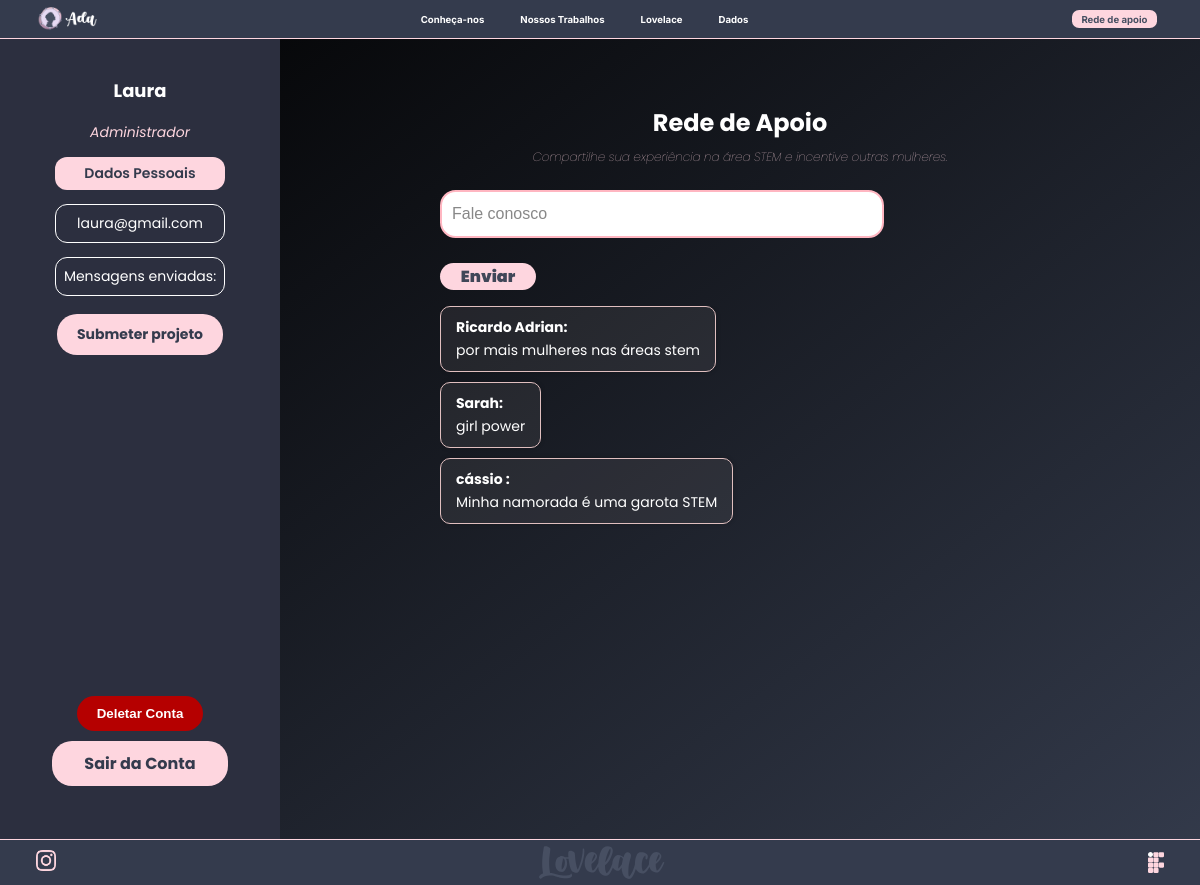
The page /user/rede_apoio (signed in) on the database as committed earlier.
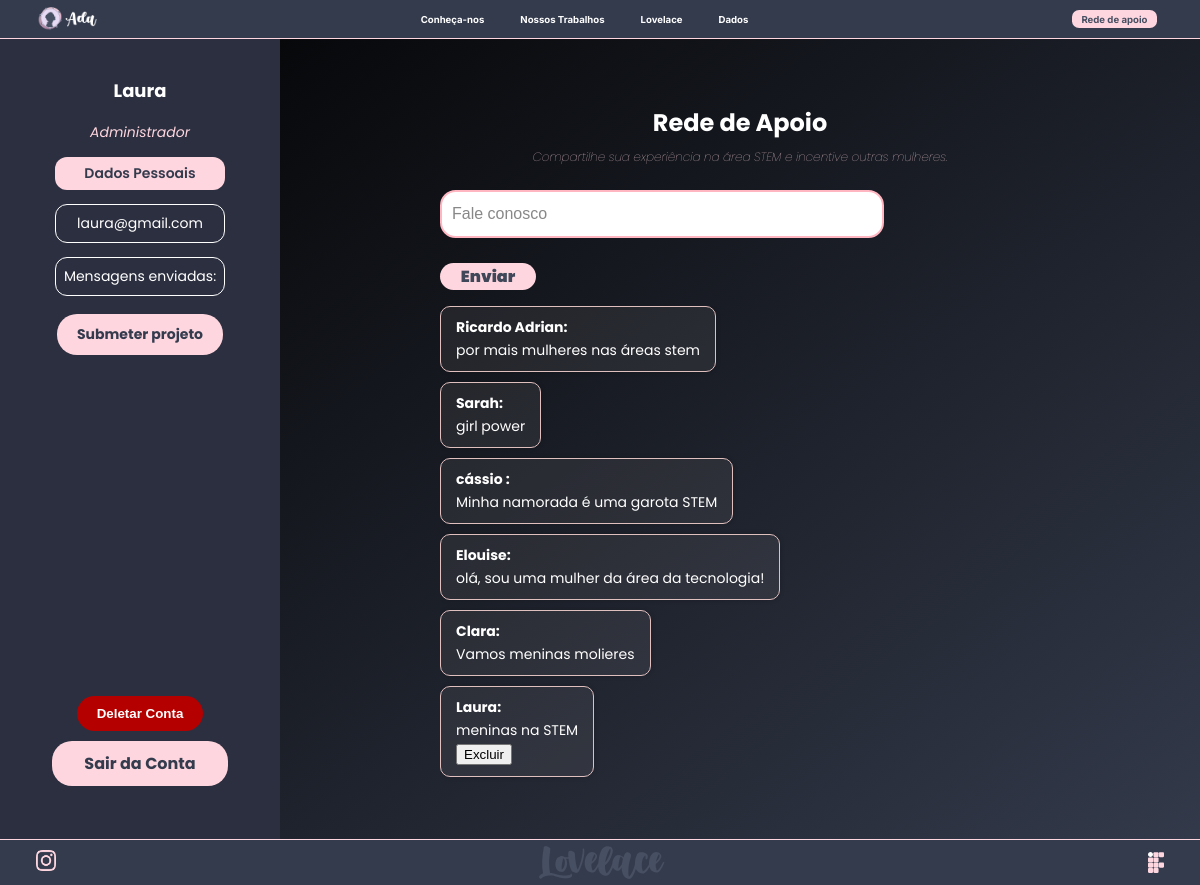
The same page on the database as committed later.
### app/models/usuario.py (models this page shows, shortened)
class User(db.Model, UserMixin):
   __tablename__="users"
   id = db.Column(db.Integer, primary_key=True, nullable=False, unique=True)
   name = db.Column(db.String(100), nullable=False)
   email = db.Column(db.String(100), nullable=False, unique=True, name='email')
   senha = db.Column(db.String(100), nullable=False)
   is_admin = db.Column(db.Boolean, default=False)

### app/models/mensagens.py (models this page shows, shortened)
class Mensagens(db.Model, UserMixin):
    __tablename__ = "mensagens"
    id = db.Column(db.Integer, primary_key=True, nullable=False, unique=True)
    mensagem = db.Column(db.String(500), nullable=False)
    user_id = db.Column(db.Integer, db.ForeignKey('users.id', name='fk_mensagens_user_id'), nullable=True)  # Definir um nome para a restrição de chave estrangeira
    user = db.relationship('User', backref=db.backref('mensagens', lazy=True))

### app/controllers/user.py (the view)
@user_bp.route('/rede_apoio')
@login_required
def rede_apoio():
    mensagens = Mensagens.query.options(joinedload(Mensagens.user)).all()
    return render_template('rede_de_apoio.html', mensagens=mensagens)

### app/templates/rede_de_apoio.html (shortened to what this page needs)
{% extends 'base.html' %}
{% block conteudo %}
<section class="pag_rede_apoio">
    <aside class="sidebar_rda">
        <div>
            <div class="perfil_usuario">
                <p class="nome_usuario">{{current_user.name}}</p>
                {% if current_user.is_admin %}
                    <p class="cargo_usuario">Administrador</p>
                {% endif %}
            </div>
            <div class="dados_pessoais">
                <h3>Dados Pessoais</h3>
                <p class="info_pessoal">{{ current_user.email }}</p>
                <p class="info_pessoal">Mensagens enviadas: {{ current_user.message_count }}</p>
                {% if current_user.is_authenticated and current_user.is_admin %}
                <a href="{{ url_for('form_adm') }}" class="botao_submeter">Submeter projeto</a>
                {% endif %}
            </div>
            <div class="botoes_sair_deletar">
                <form action="{{ url_for('user.delete_user') }}" method="post">
                    <button type="submit" class="botao_deletar" onclick="return confirm('Tem certeza que deseja excluir sua conta?')">
                        Deletar Conta
                    </button>
                </form>
                <a class="nav-link" href="{{ url_for('user.logoff') }}">Sair da Conta</a>
            </div>
        </div>
    </aside>
    <section>
        <div class="titulogeral">
            <h1 class="titulo">Rede de Apoio</h1>
            <p class="subtitulo">Compartilhe sua experiência na área STEM e incentive outras mulheres.</p>
        </div>
        <div class="containerrda">
            <div class="formrededeapoio">
                <form action="{{ url_for('user.mensagens') }}" method="post">
                    <div>
                        <input class="textboxinput" type="text" id="mensagens" name="mensagens" placeholder="Fale conosco"><br>
                    </div>
                    <div>
                        <button class="botaorede" type="submit">Enviar</button>
                    </div>
                </form>
            </div>
            <ul class="messagecard">
                {% for i in mensagens %}
                    <li class="cardrede">
                        <div class="cardcontent">
                            <h4 class="cardusername">{{ i.user.name if i.user and i.user.name else 'Usuário desconhecido' }}:</h4>
                            <p class="cardusertext">{{ i.mensagem }}</p>
                            {% if i.user_id == current_user.id %}
                                <form action="{{ url_for('user.delete_mensagem', mensagem_id=i.id) }}" method="post">
                                    <button type="submit" onclick="return confirm('Tem certeza que deseja excluir esta mensagem?')">Excluir</button>
                                </form>
                            {% endif %}
                        </div>
                    </li>
                {% endfor %}
            </ul>
        </div>
    </section>
{% endblock %}

### app/templates/base.html (shortened to what this page needs)
<!DOCTYPE html>
<html lang="en">
<head>
    <link rel="stylesheet" href="/static/css/style.css">
</head>
<body>
    <header>
        <div class="logo_ada">
            <a href="{{url_for('index')}}"><img src="/static/img/logo_ada.png" alt=""></a>
        </div>
        <nav class="navbar">
            <ul>
                <li><a href="{{url_for('conheca')}}">Conheça-nos</a></li>
                <li><a href="{{url_for('user.nossos_trabalhos')}}">Nossos Trabalhos</a></li>
                <li><a href="{{url_for('lovelace')}}">Lovelace</a></li>
                <li><a href="{{url_for('dados')}}">Dados</a></li>
            </ul>
        </nav>
        <div class="rede_de_apoio">
            <a href="{{url_for('user.rede_apoio')}}">Rede de apoio</a>
        </div>
    </header>
    <main>
        {% block conteudo %}
        {% endblock %}
    </main>
    <footer>
        <div class="footer-container">
            <a href="https://www.instagram.com/ada.ifzn?igsh=ZDNxOGV5aW5oajlh"> <img src="/static/img/logoinsta.png" alt="Nosso instagram" class="logo-esquerda"></a>
            <img src="/static/img/Lovelace.svg" alt="Lovelace" class="logolovelace">
            <img src="/static/img/IFlovelace.svg" alt="IFRN" class="logo-direita">
        </div>
    </footer>
</body>
</html>

Rows that differ between the two databases and show on the page:
added Mensagens: user "Elouise", mensagem "olá, sou uma mulher da área da tecnologia!"
added Mensagens: user "Clara", mensagem "Vamos meninas molieres"
added Mensagens: user "Laura", mensagem "meninas na STEM"
